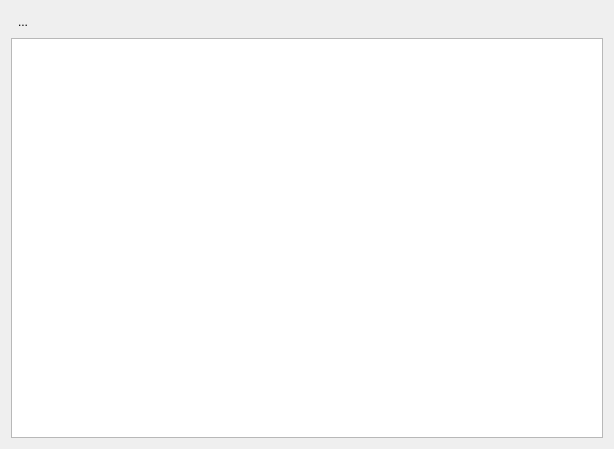
<?xml version="1.0" encoding="UTF-8"?>
<ui version="4.0">
 <class>IconsManager</class>
 <widget class="QDialog" name="IconsManager">
  <property name="geometry">
   <rect>
    <x>0</x>
    <y>0</y>
    <width>614</width>
    <height>449</height>
   </rect>
  </property>
  <property name="windowTitle">
   <string>IconsManager</string>
  </property>
  <property name="modal">
   <bool>true</bool>
  </property>
  <layout class="QVBoxLayout" name="verticalLayout" stretch="0,1">
   <item>
    <layout class="QHBoxLayout" name="horizontalLayout">
     <item>
      <widget class="QToolButton" name="toolAddIcon">
       <property name="styleSheet">
        <string notr="true">Toggle Templates Tree Visibility</string>
       </property>
       <property name="text">
        <string>...</string>
       </property>
       <property name="icon">
        <iconset resource="../../../harbour/addons/hbqtwidgets/hbqtwidgets.qrc">
         <normaloff>:/hbqt/resources/s-plus.png</normaloff>:/hbqt/resources/s-plus.png</iconset>
       </property>
       <property name="iconSize">
        <size>
         <width>20</width>
         <height>20</height>
        </size>
       </property>
       <property name="autoRaise">
        <bool>true</bool>
       </property>
      </widget>
     </item>
     <item>
      <spacer name="horizontalSpacer">
       <property name="orientation">
        <enum>Qt::Horizontal</enum>
       </property>
       <property name="sizeHint" stdset="0">
        <size>
         <width>40</width>
         <height>20</height>
        </size>
       </property>
      </spacer>
     </item>
    </layout>
   </item>
   <item>
    <layout class="QHBoxLayout" name="horizontalLayout_2">
     <item>
      <widget class="QScrollArea" name="scrollArea">
       <property name="widgetResizable">
        <bool>true</bool>
       </property>
       <widget class="QWidget" name="widgetIcons">
        <property name="geometry">
         <rect>
          <x>0</x>
          <y>0</y>
          <width>592</width>
          <height>393</height>
         </rect>
        </property>
        <property name="styleSheet">
         <string notr="true">QWidget#widgetIcons{ background: white; }</string>
        </property>
        <layout class="QGridLayout" name="gridIcons"/>
       </widget>
      </widget>
     </item>
    </layout>
   </item>
  </layout>
 </widget>
 <resources>
  <include location="../../../harbour/addons/hbqtwidgets/hbqtwidgets.qrc"/>
 </resources>
 <connections/>
</ui>
